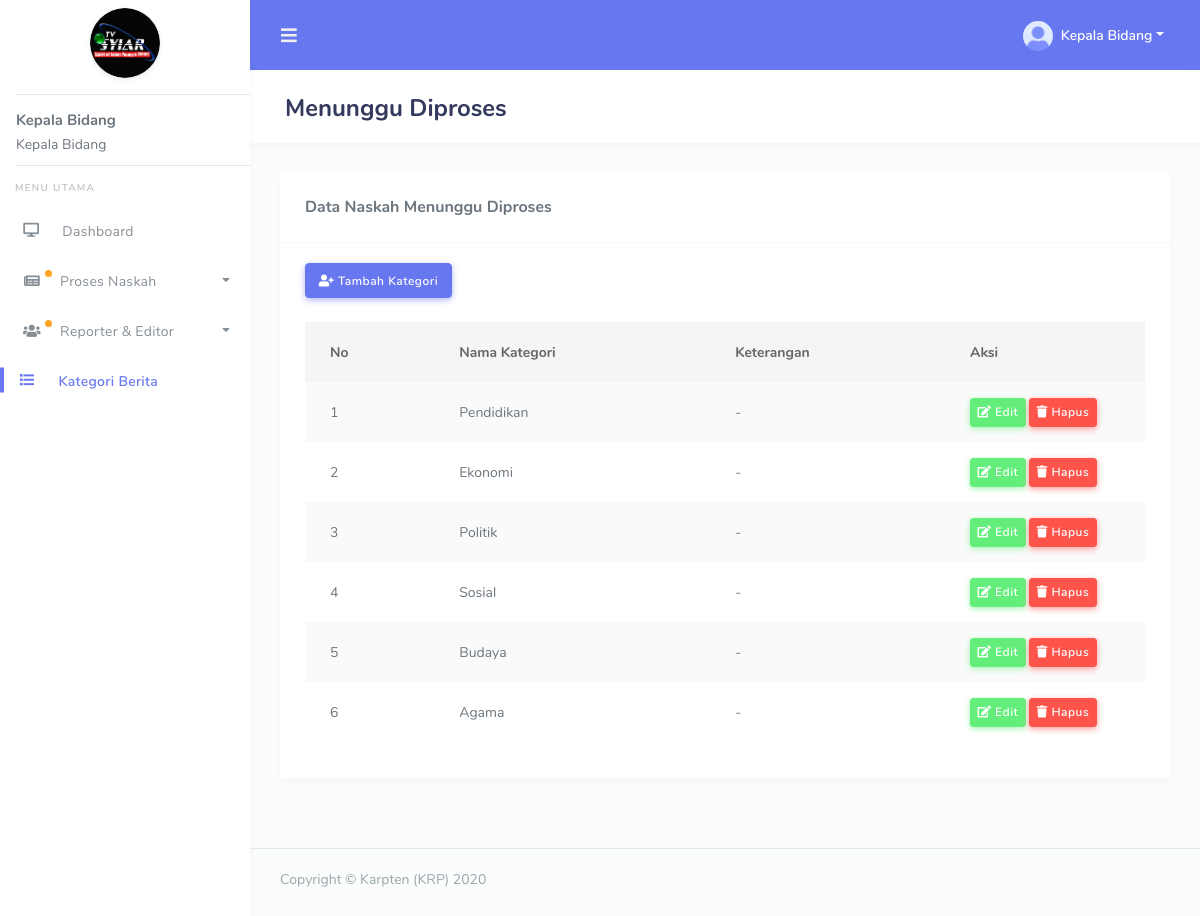
The app's page /kabid/kategori_berita.php (signed in) with its own data.
### tables this page shows
CREATE TABLE `tb_users` (
  `id` int NOT NULL,
  `nama` varchar(255) NOT NULL,
  `alamat` varchar(255) NOT NULL,
  `no_hp` varchar(255) NOT NULL,
  `jabatan` varchar(255) NOT NULL,
  `foto` varchar(255) NOT NULL DEFAULT 'default.png',
  `username` varchar(255) NOT NULL,
  `password` varchar(255) NOT NULL,
  `status` varchar(255) NOT NULL DEFAULT 'waiting'
);

CREATE TABLE `tb_kategori` (
  `id` int NOT NULL,
  `nama_kategori` varchar(255) NOT NULL,
  `keterangan` varchar(255) NOT NULL
);

### kabid/kategori_berita.php (the view, shortened to what this page needs)
<?php
require('template/header.php');
$reporter = mysqli_query($conn, "SELECT * FROM tb_kategori");
?>
<div class="main-content">
  <section class="section">
    <div class="section-header">
      <h1>Menunggu Diproses</h1>
    </div>
    <div class="section-body">
      <div class="row">
        <div class="col-12">
          <div class="card">
            <div class="card-header">
              <h4>Data Naskah Menunggu Diproses</h4>
            </div>
            <div class="card-body">
              <a href="#" class="btn btn-icon btn-primary mb-4" data-toggle="modal" data-target="#modal-tambah" data-toggle1="tooltip" title="" data-original-title="Tambah Editor"><i class="fa fa-user-plus"></i> Tambah Kategori</a>
              <div class="table-responsive">
                <table class="table table-striped" id="table-1">
                  <thead>
                    <tr>
                      <th>No</th>
                      <th>Nama Kategori</th>
                      <th>Keterangan</th>
                      <th>Aksi</th>
                    </tr>
                  </thead>
                  <tbody>
                    <?php $i = 1; foreach($reporter as $dta) {
                      if ($dta['keterangan'] == '')
                        $dta['keterangan'] = '-'; ?>
                      <tr>
                        <td><?= $i ?></td>
                        <td><?= $dta['nama_kategori'] ?></td>
                        <td><?= $dta['keterangan'] ?></td>
                        <td style="width: 200px;">
                          <a href="#" class="btn btn-icon btn-sm btn-success" data-toggle="modal" data-target="#modal-edit<?= $dta['id'] ?>" data-toggle1="tooltip" title="" data-original-title="Edit Kategori"><i class="fa fa-edit"></i> Edit</a>
                          <a href="#" class="btn btn-icon btn-sm btn-danger" data-toggle="modal" data-target="#modal-hapus<?= $dta['id'] ?>" data-toggle1="tooltip" title="" data-original-title="Hapus Kategori"><i class="fa fa-trash"></i> Hapus</a>
                        </td>
                      </tr>
                      <?php $i = $i + 1; } ?>
                    </tbody>
                  </table>
                </div>
              </div>
            </div>
          </div>
        </div>
      </div>
    </section>
  </div>
  <?php
  require('template/footer.php');
  ?>

### kabid/template/header.php (shortened to what this page needs)
<?php
require('../config.php');
$get_id = $_SESSION['get_id'];
$result = mysqli_query($conn, "SELECT * FROM tb_users WHERE id = '$get_id'");
$get = mysqli_fetch_assoc($result);
$nama = $get['nama'];
$foto = $get['foto'];
$get_proses = mysqli_query($conn, "SELECT * FROM tb_berita WHERE status = 'done'");
$menunggu_diproses = mysqli_num_rows($get_proses);
$get_user_verify = mysqli_query($conn, "SELECT * FROM tb_users WHERE status = 'waiting'");
$user_verify = mysqli_num_rows($get_user_verify);
?>
<!DOCTYPE html>
<html lang="en">
<head>
  <link rel="stylesheet" href="../assets/modules/bootstrap/css/bootstrap.min.css">
  <link rel="stylesheet" href="../assets/modules/fontawesome/css/all.min.css">
  <link rel="stylesheet" href="../assets/modules/jqvmap/dist/jqvmap.min.css">
  <link rel="stylesheet" href="../assets/modules/owlcarousel2/dist/../assets/owl.carousel.min.css">
  <link rel="stylesheet" href="../assets/modules/owlcarousel2/dist/../assets/owl.theme.default.min.css">
  <link rel="stylesheet" href="../assets/modules/summernote/summernote-bs4.css">
  <link href="../assets/modules/richtext-editor/css/froala_editor.min.css" rel="stylesheet">
  <link href="../assets/modules/richtext-editor/css/froala_editor.pkgd.min.css" rel="stylesheet">
  <link rel="stylesheet" href="../assets/modules/datatables/datatables.min.css">
  <link rel="stylesheet" href="../assets/modules/datatables/DataTables-1.10.16/css/dataTables.bootstrap4.min.css">
  <link rel="stylesheet" href="../assets/modules/datatables/Select-1.2.4/css/select.bootstrap4.min.css">
  <link rel="stylesheet" href="../assets/css/style.css">
  <link rel="stylesheet" href="../assets/css/components.css">
  </head>
  <body>
    <div id="app">
      <div class="main-wrapper main-wrapper-1">
        <div class="navbar-bg"></div>
        <nav class="navbar navbar-expand-lg main-navbar">
          <form class="form-inline mr-auto">
            <ul class="navbar-nav mr-3">
              <li><a href="#" data-toggle="sidebar" class="nav-link nav-link-lg"><i class="fas fa-bars"></i></a></li>
            </ul>
          </form>
          <ul class="navbar-nav navbar-right">
            <li class="dropdown"><a href="#" data-toggle="dropdown" class="nav-link dropdown-toggle nav-link-lg nav-link-user">
              <img alt="image" src="../assets/img/avatar/<?= $foto ?>" class="rounded-circle mr-1">
              <div class="d-sm-none d-lg-inline-block"><?= $nama ?></div></a>
            </li>
          </ul>
        </nav>
        <div class="main-sidebar sidebar-style-2">
          <aside id="sidebar-wrapper">
            <div class="sidebar-brand">
              <a href="index.php">
                <img src="../assets/img/logo.png" alt="logo" width="70" class="mt-2 shadow-light rounded-circle">
              </a>
              <div class="text-left pl-3">
                <hr style="margin-bottom: -5px;">
                <b style="font-size: 15px;"><?= $nama ?></b>
                <p style="margin-bottom: -10px; margin-top: -20px;">Kepala Bidang</p>
                <hr>
              </div>
            </div>
            <ul class="sidebar-menu mt-3">
              <li class="menu-header">Menu Utama</li>
              <li id="dashboard"><a class="nav-link" href="index.php"><i class="fa fa-desktop"></i> <span>Dashboard</span></a></li>
              <li class="dropdown" id="proses_naskah">
                <a href="#" class="nav-link has-dropdown" data-toggle="dropdown">
                  <?php if ($menunggu_diproses >= 1) { ?>
                    <span class="beep" style="width: 40px;">
                      <i class="fa fa-newspaper" style="margin-left: -2px;"></i>
                    </span>
                  <?php } else { ?>
                    <i class="fa fa-newspaper"></i>
                  <?php } ?>
                  <span>Proses Naskah</span>
                </a>
              </li>
              <li class="dropdown" id="repoter_editor">
                <a href="#" class="nav-link has-dropdown" data-toggle="dropdown">
                  <?php if ($user_verify >= 1) { ?>
                    <span class="beep" style="width: 40px;">
                      <i class="fa fa-users" style="margin-left: -2px;"></i>
                    </span>
                  <?php } else { ?>
                    <i class="fa fa-users"></i>
                  <?php } ?>
                  <span>Reporter & Editor</span>
                </a>
              </li>
              <li id="kategori_berita"><a class="nav-link" href="kategori_berita.php"><i class="fa fa-list"></i> <span>Kategori Berita</span></a></li>
            </aside>
          </div>

### records on screen
tb_users: foto (placeholder picture), nama "Kepala Bidang"
tb_kategori: nama_kategori "Pendidikan", keterangan "-"
tb_kategori: nama_kategori "Ekonomi", keterangan "-"
tb_kategori: nama_kategori "Politik", keterangan "-"
tb_kategori: nama_kategori "Sosial", keterangan "-"
tb_kategori: nama_kategori "Budaya", keterangan "-"
tb_kategori: nama_kategori "Agama", keterangan "-"
